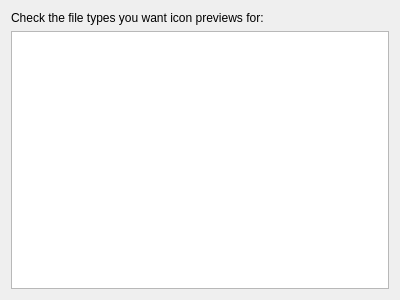
<ui version="4.0" >
 <class>folderviewPreviewConfig</class>
 <widget class="QWidget" name="folderviewPreviewConfig" >
  <property name="geometry" >
   <rect>
    <x>0</x>
    <y>0</y>
    <width>400</width>
    <height>300</height>
   </rect>
  </property>
  <layout class="QVBoxLayout" name="verticalLayout" >
   <item>
    <widget class="QLabel" name="label" >
     <property name="text" >
      <string>Check the file types you want icon previews for:</string>
     </property>
    </widget>
   </item>
   <item>
    <widget class="QListView" name="listView" >
     <property name="alternatingRowColors" >
      <bool>true</bool>
     </property>
    </widget>
   </item>
  </layout>
 </widget>
 <connections/>
</ui>
